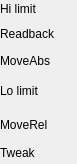
  <widget class="caFrame" name="caFrame_3">
   <property name="geometry">
    <rect>
     <x>9</x>
     <y>51</y>
     <width>77</width>
     <height>164</height>
    </rect>
   </property>
   <widget class="caLabel" name="caLabel_21">
    <property name="geometry">
     <rect>
      <x>0</x>
      <y>143</y>
      <width>75</width>
      <height>19</height>
     </rect>
    </property>
    <property name="frameShape">
     <enum>QFrame::NoFrame</enum>
    </property>
    <property name="text">
     <string>Tweak</string>
    </property>
    <property name="alignment">
     <set>Qt::AlignAbsolute|Qt::AlignLeading|Qt::AlignLeft|Qt::AlignVCenter</set>
    </property>
    <property name="fontScaleMode">
     <enum>ESimpleLabel::Height</enum>
    </property>
    <property name="foreground">
     <color>
      <red>195</red>
      <green>195</green>
      <blue>195</blue>
     </color>
    </property>
    <property name="background">
     <color alpha="0">
      <red>0</red>
      <green>0</green>
      <blue>0</blue>
     </color>
    </property>
   </widget>
   <widget class="caLabel" name="caLabel_22">
    <property name="geometry">
     <rect>
      <x>0</x>
      <y>116</y>
      <width>75</width>
      <height>18</height>
     </rect>
    </property>
    <property name="frameShape">
     <enum>QFrame::NoFrame</enum>
    </property>
    <property name="text">
     <string>MoveRel</string>
    </property>
    <property name="alignment">
     <set>Qt::AlignAbsolute|Qt::AlignLeading|Qt::AlignLeft|Qt::AlignVCenter</set>
    </property>
    <property name="fontScaleMode">
     <enum>ESimpleLabel::Height</enum>
    </property>
    <property name="foreground">
     <color>
      <red>195</red>
      <green>195</green>
      <blue>195</blue>
     </color>
    </property>
    <property name="background">
     <color alpha="0">
      <red>0</red>
      <green>0</green>
      <blue>0</blue>
     </color>
    </property>
   </widget>
   <widget class="caLabel" name="caLabel_23">
    <property name="geometry">
     <rect>
      <x>0</x>
      <y>82</y>
      <width>75</width>
      <height>18</height>
     </rect>
    </property>
    <property name="frameShape">
     <enum>QFrame::NoFrame</enum>
    </property>
    <property name="text">
     <string>Lo limit</string>
    </property>
    <property name="alignment">
     <set>Qt::AlignAbsolute|Qt::AlignLeading|Qt::AlignLeft|Qt::AlignVCenter</set>
    </property>
    <property name="fontScaleMode">
     <enum>ESimpleLabel::Height</enum>
    </property>
    <property name="foreground">
     <color>
      <red>195</red>
      <green>195</green>
      <blue>195</blue>
     </color>
    </property>
    <property name="background">
     <color alpha="0">
      <red>0</red>
      <green>0</green>
      <blue>0</blue>
     </color>
    </property>
   </widget>
   <widget class="caLabel" name="caLabel_24">
    <property name="geometry">
     <rect>
      <x>0</x>
      <y>52</y>
      <width>75</width>
      <height>18</height>
     </rect>
    </property>
    <property name="frameShape">
     <enum>QFrame::NoFrame</enum>
    </property>
    <property name="text">
     <string>MoveAbs</string>
    </property>
    <property name="alignment">
     <set>Qt::AlignAbsolute|Qt::AlignLeading|Qt::AlignLeft|Qt::AlignVCenter</set>
    </property>
    <property name="fontScaleMode">
     <enum>ESimpleLabel::Height</enum>
    </property>
    <property name="foreground">
     <color>
      <red>195</red>
      <green>195</green>
      <blue>195</blue>
     </color>
    </property>
    <property name="background">
     <color alpha="0">
      <red>0</red>
      <green>0</green>
      <blue>0</blue>
     </color>
    </property>
   </widget>
   <widget class="caLabel" name="caLabel_25">
    <property name="geometry">
     <rect>
      <x>0</x>
      <y>25</y>
      <width>75</width>
      <height>18</height>
     </rect>
    </property>
    <property name="frameShape">
     <enum>QFrame::NoFrame</enum>
    </property>
    <property name="text">
     <string>Readback</string>
    </property>
    <property name="alignment">
     <set>Qt::AlignAbsolute|Qt::AlignLeading|Qt::AlignLeft|Qt::AlignVCenter</set>
    </property>
    <property name="fontScaleMode">
     <enum>ESimpleLabel::Height</enum>
    </property>
    <property name="foreground">
     <color>
      <red>195</red>
      <green>195</green>
      <blue>195</blue>
     </color>
    </property>
    <property name="background">
     <color alpha="0">
      <red>0</red>
      <green>0</green>
      <blue>0</blue>
     </color>
    </property>
   </widget>
   <widget class="caLabel" name="caLabel_26">
    <property name="geometry">
     <rect>
      <x>0</x>
      <y>0</y>
      <width>75</width>
      <height>18</height>
     </rect>
    </property>
    <property name="frameShape">
     <enum>QFrame::NoFrame</enum>
    </property>
    <property name="text">
     <string>Hi limit</string>
    </property>
    <property name="alignment">
     <set>Qt::AlignAbsolute|Qt::AlignLeading|Qt::AlignLeft|Qt::AlignVCenter</set>
    </property>
    <property name="fontScaleMode">
     <enum>ESimpleLabel::Height</enum>
    </property>
    <property name="foreground">
     <color>
      <red>195</red>
      <green>195</green>
      <blue>195</blue>
     </color>
    </property>
    <property name="background">
     <color alpha="0">
      <red>0</red>
      <green>0</green>
      <blue>0</blue>
     </color>
    </property>
   </widget>
  </widget>
